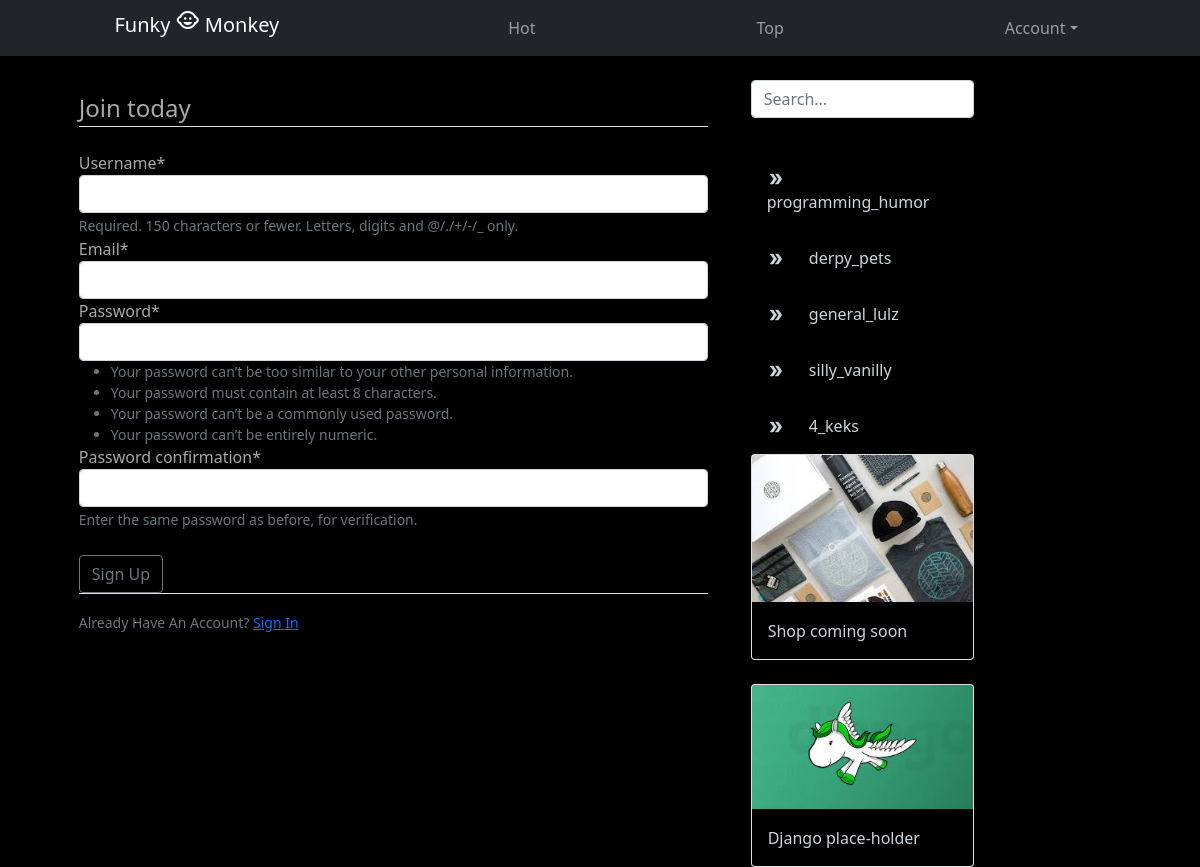
Screenshot of /register/ with the database file from the repository.
### gags/models.py (models this page shows, shortened)
class Category(models.Model):
    name = models.CharField(max_length=255, default='')
    def __str__(self):
        return self.name

### users/views.py (the view)
# urls.py: path('register/', user_views.register, name="register"),
def register(request):
    if request.method == "POST":
        form = UserRegisterForm(request.POST)
        if form.is_valid():
            form.save()
            username = form.cleaned_data.get('username')
            messages.success(request, f"Account created for {username}!. You can now log in")
            return redirect("login")
    else:
        form = UserRegisterForm()
    return render(request, 'users/register.html', {'form': form})

### users/forms.py
class UserRegisterForm(UserCreationForm):
    email = forms.EmailField()
    class Meta:
        model = User
        fields = ['username', 'email', 'password1', 'password2']

### gags/context_processors.py (called while the page is built)
def add_variable_to_context(request):
    categories = Category.objects.all()
    context = {'category_list': categories}
    return context

### users/templates/users/register.html (shortened to what this page needs)
{% extends "gags/base.html" %}
{% load crispy_forms_tags %}
{% block content %}
<div class="content-section">
    <form method="POST">
        <fieldset class="form-group txt">
            <legend class="border-bottom mb-4">Join today</legend>
            {{ form|crispy }}
        </fieldset>
        <div class="form-group">
            <br>
            <button class="btn btn-outline-secondary" type="submit">Sign Up</button>
        </div>
    </form>
    <div class="border-top pt-3">
        <small class="text-muted">
            Already Have An Account? <a class="ml-2" href="{% url 'register' %}">Sign In</a>
        </small>
    </div>
</div>
{% endblock content %}

### gags/templates/gags/sidebar.html (shortened to what this page needs)
<div>
    <div class="search-container">
        <form action="/search/" method="GET">
            <div class="col-md-13">
                <input class="form-control" type="text" name="q"  placeholder="Search..." aria-label="Search" title="Search for a post">
            </div>
            <button type="submit" class="search-container button"><span class="material-icons">search</span></button>
        </form>
    </div>
    <br>
    <div class="cat bg">
        {% for category in category_list %}
        <a class="" href="{% url 'category-view' category.id %}" title="Select category"> <span class="material-icons inline pdr ">double_arrow</span> {{ category }}</a>
        {% endfor %}
    </div>
    <div class="card">
        <img class="card-img-top" src="/media/merchandise.jpg" alt="merch">
        <a class="card-footer bg" href="#" title="Enter Store">Shop coming soon</a>
    </div>
    <br>
    <div class="card">
        <img class="card-img-top" src="/media/django.jpg" alt="Django">
        <a class="card-footer bg" href="#">Django place-holder</a>
    </div>
</div>

### gags/static/gags/main.css (style rules this page uses)
body { background: #fafafa; color: #333333; margin-top: 5rem; }
ul { margin: 0; }
.content-section { background: black; padding: 10px 20px; border-radius: 5px; margin-bottom: 20px; width: 100%; }
.bg { background-color: black; }
.txt { color: #a8a8a8; }
.inline { display: inline-flex; vertical-align: middle; font-size: 18px !important; }
.pdr { padding-right: 20px; }
img { width: 80%; max-width: 640px; display: block; margin-left: auto; margin-right: auto; }

### gags/static/gags/style.css (style rules this page uses)
.sidebar a { display: block; color: #cbd5db; padding: 16px; text-decoration: none; }
.search-container { float: left; width: 100%; }
.search-container button { float: right; background: black; font-size: 15px; cursor: pointer; border: none; border-radius: 30px; }
.cat { float: left; width: 100%; }

### rows the page displays
Category: name "programming_humor"
Category: name "derpy_pets"
Category: name "general_lulz"
Category: name "silly_vanilly"
Category: name "4_keks"
